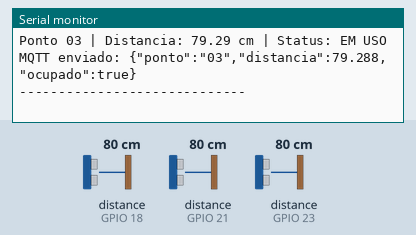
Bench run of a program on a simulated ESP32. Shown: the last lines printed to the serial monitor. Wiring (from diagram.json): 3 × ultrasonic range finder: trigger GPIO 5, echo GPIO 18 / trigger GPIO 19, echo GPIO 21 / trigger GPIO 22, echo GPIO 23. The test bench sets the inputs (shaded band); at power-on: distance to the obstacle (sensors on GPIO 18, GPIO 21, GPIO 23) 80 cm. The echo pulse lasts 58.3 µs per cm; WiFi joins after 1.5 s; servers stay silent unless stated; random numbers use the default seed unless the program sets one; no MQTT or app messages arrive unless stated.

Above: at 2.7 s.
2.8 s: distance to the obstacle (sensor on GPIO 18) set to 120 cm
5.5 s: distance to the obstacle (sensor on GPIO 21) set to 2 cm
8.2 s: distance to the obstacle (sensor on GPIO 23) set to 2 cm
At 10.1 s:
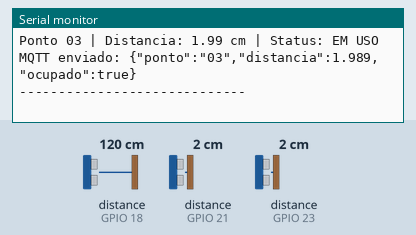
10.9 s: distance to the obstacle (sensor on GPIO 18) set to 2 cm
13.6 s: distance to the obstacle (sensor on GPIO 21) set to 4 cm
16.3 s: distance to the obstacle (sensor on GPIO 23) set to 4 cm
At 18.9 s:
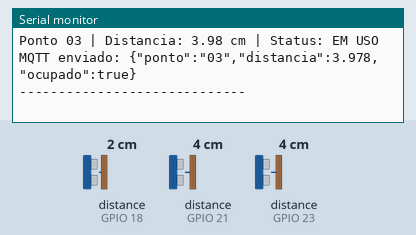
Timing chart, 0 to 20.0 s (numbered marks = the images above; inputs shaded):
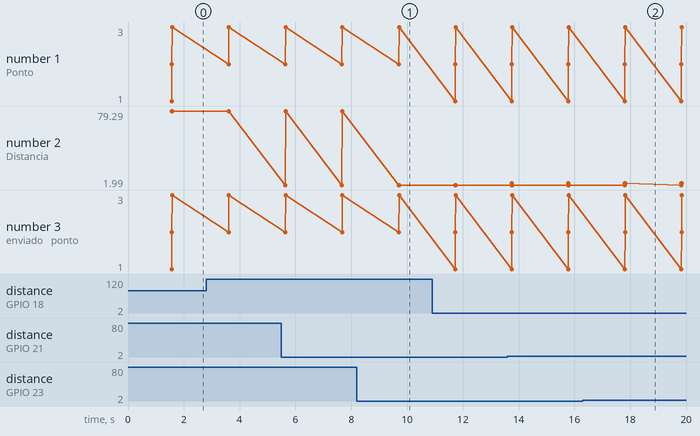

The program:

main.cpp
```cpp
#include <Arduino.h>
#include <WiFi.h>
#include <PubSubClient.h>
#include <ArduinoJson.h>

// ==========================
// SMART CHARGE
// Monitoramento de Estações de Recarga
// ==========================

// PONTO 01
#define TRIG_PIN_01 5
#define ECHO_PIN_01 18

// PONTO 02
#define TRIG_PIN_02 19
#define ECHO_PIN_02 21

// PONTO 03
#define TRIG_PIN_03 22
#define ECHO_PIN_03 23

const float LIMITE_OCUPADO = 80.0;

// Wi-Fi
const char* WIFI_SSID = "Wokwi-GUEST";
const char* WIFI_PASSWORD = "";

// MQTT
const char* MQTT_SERVER = "host.wokwi.internal";
const int MQTT_PORT = 1883;

const char* MQTT_TOPIC_01 = "smartcharge/ponto01/status";
const char* MQTT_TOPIC_02 = "smartcharge/ponto02/status";
const char* MQTT_TOPIC_03 = "smartcharge/ponto03/status";

WiFiClient espClient;
PubSubClient mqttClient(espClient);


// ==========================
// FUNÇÕES
// ==========================

float medirDistancia(int trigPin, int echoPin) {

  digitalWrite(trigPin, LOW);
  delayMicroseconds(2);

  digitalWrite(trigPin, HIGH);
  delayMicroseconds(10);
  digitalWrite(trigPin, LOW);

  long duracao = pulseIn(echoPin, HIGH, 30000);

  if (duracao == 0) {
    return -1;
  }

  return duracao * 0.034 / 2.0;
}


void conectarWiFi() {

  Serial.print("Conectando ao Wi-Fi");

  WiFi.begin(WIFI_SSID, WIFI_PASSWORD);

  while (WiFi.status() != WL_CONNECTED) {
    delay(500);
    Serial.print(".");
  }

  Serial.println();
  Serial.println("Wi-Fi conectado!");
}


void conectarMQTT() {

  while (!mqttClient.connected()) {

    Serial.print("Conectando ao Mosquitto... ");

    String clientId = "smartcharge-esp32-";
    clientId += String(random(0xffff), HEX);

    if (mqttClient.connect(clientId.c_str())) {

      Serial.println("CONECTADO!");

    } else {

      Serial.print("falhou. Codigo: ");
      Serial.println(mqttClient.state());

      delay(2000);
    }
  }
}


void publicarLeitura(
  const char* ponto,
  const char* topico,
  float distancia,
  bool ocupado
) {

  JsonDocument json;

  json["ponto"] = ponto;
  json["distancia"] = distancia;
  json["ocupado"] = ocupado;

  char mensagem[200];

  serializeJson(json, mensagem);

  if (mqttClient.publish(topico, mensagem)) {

    Serial.print("MQTT enviado: ");
    Serial.println(mensagem);

  } else {

    Serial.println("Falha ao publicar MQTT.");
  }
}


void processarPonto(
  const char* ponto,
  int trigPin,
  int echoPin,
  const char* topico
) {

  float distancia = medirDistancia(trigPin, echoPin);

  if (distancia < 0) {

    Serial.print("Ponto ");
    Serial.print(ponto);
    Serial.println(" | Leitura invalida.");

    return;
  }

  bool ocupado = distancia <= LIMITE_OCUPADO;

  Serial.print("Ponto ");
  Serial.print(ponto);

  Serial.print(" | Distancia: ");
  Serial.print(distancia);

  Serial.print(" cm | Status: ");

  Serial.println(
    ocupado
      ? "EM USO"
      : "DISPONIVEL"
  );

  publicarLeitura(
    ponto,
    topico,
    distancia,
    ocupado
  );
}


// ==========================
// SETUP
// ==========================

void setup() {

  Serial.begin(115200);

  // Ponto 01
  pinMode(TRIG_PIN_01, OUTPUT);
  pinMode(ECHO_PIN_01, INPUT);

  // Ponto 02
  pinMode(TRIG_PIN_02, OUTPUT);
  pinMode(ECHO_PIN_02, INPUT);

  // Ponto 03
  pinMode(TRIG_PIN_03, OUTPUT);
  pinMode(ECHO_PIN_03, INPUT);

  Serial.println();
  Serial.println("=============================");
  Serial.println("        SMART CHARGE");
  Serial.println("=============================");

  conectarWiFi();

  mqttClient.setServer(
    MQTT_SERVER,
    MQTT_PORT
  );

  conectarMQTT();
}


// ==========================
// LOOP
// ==========================

void loop() {

  if (!mqttClient.connected()) {
    conectarMQTT();
  }

  mqttClient.loop();


  // PONTO 01
  processarPonto(
    "01",
    TRIG_PIN_01,
    ECHO_PIN_01,
    MQTT_TOPIC_01
  );


  // PONTO 02
  processarPonto(
    "02",
    TRIG_PIN_02,
    ECHO_PIN_02,
    MQTT_TOPIC_02
  );


  // PONTO 03
  processarPonto(
    "03",
    TRIG_PIN_03,
    ECHO_PIN_03,
    MQTT_TOPIC_03
  );


  Serial.println("-----------------------------");

  delay(2000);
}
```

Measured:
- after the input at 8.2 s, the serial monitor: prints a new line after 1.5 s (image 1)
- after the input at 16.3 s, the serial monitor: prints a new line after 1.5 s (image 2)
